Frame 1 (no input): blank canvas, image omitted
Frame 60 (the mouse pressed at the canvas centre just before this capture): blank canvas, image omitted
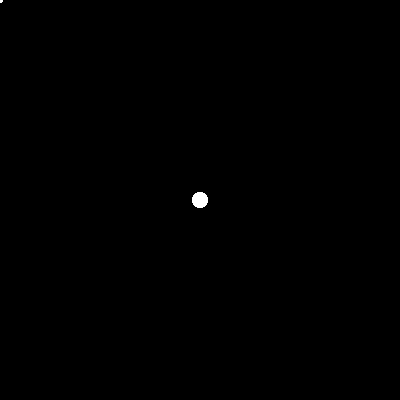
Frame 120 (the mouse held since frame 60 and released just before this capture)

The Processing sketch whose frames 1 and 60 were blank and that drew this single picture after the mouse press (run headless with seeded random() and noise(); from frame 60 on, the mouse is pressed at the canvas centre):

// Processing sketch: processing_78146
// ── processing_78146.pde

void setup (){
  size (400, 400);
  background (0);
}
void draw (){
  noStroke();
  // Si hi ha el ratolí apretat farà uns elipses grans, si no ho està seràn petits
  if (mousePressed){
    ellipse (mouseX, mouseY, 15, 15);
  }
  else{
    ellipse (mouseX, mouseY, 5, 5);
  }
  //Apretar la tecla `r` perqué sigui de color vermell
  if (keyPressed){
    if (key == 'r'){
      fill (#FF0000);
    }
   //Apretar la tecla 'b' perqué torni a ser blanc
   if (key == 'w'){
     fill (#FFFFFF);
   }
   
  //Apretar la tecla 'v' perqué sigui de color verd
  if (key == 'v'){
    fill (#00CC00);
  }
    // Apretar la tecla 'b' perqué sigui de color blau
    if (key == 'b'){
      fill (#0028FF);
    }
    //Apretar la tecla 'g' perqué sigui de color groc
    if (key == 'g'){
      fill (#FEFF00);
    }
     //Apretar la tecla 't' perqué sigui de color taronja
     if (key == 't'){
       fill (#FC8403);
     }
    
    
    
    
    
      
  }
}
